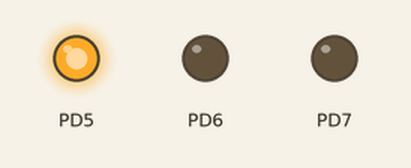
This program was run on a simulated ATmega328P, built with avr-gcc and emulated at 16 MHz. On the bench: output pins drawn as LEDs (lit = HIGH).

Above: at 0.3 s.
At 1.5 s:
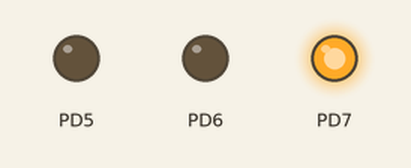
At 3.3 s:
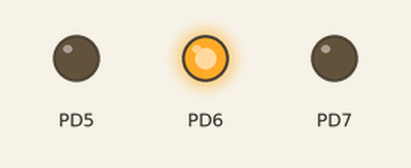
At 4.5 s:
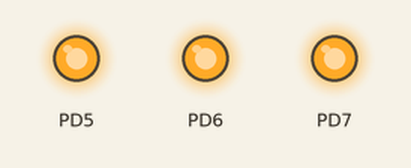
Timing chart, 0 to 5.5 s (numbered marks = the images above):
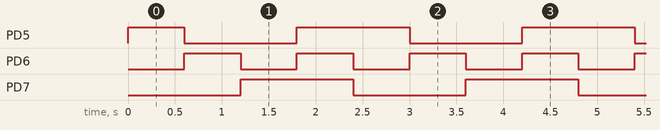

The program:

main.c
```c
#define F_CPU 16000000UL
#include <avr/io.h>
#include <util/delay.h>

// توصيل الأرجل التلاتة على Port D (مع مقاومة 220Ω - 330Ω على كل رجل)
#define PIN_1 PD5
#define PIN_2 PD6
#define PIN_3 PD7

int main(void) {

	DDRD |= (1 << PIN_1) | (1 << PIN_2) | (1 << PIN_3);

	while (1) {
		PORTD |= (1 << PIN_1);
		PORTD &= ~((1 << PIN_2) | (1 << PIN_3));
		_delay_ms(600);

		PORTD |= (1 << PIN_2);
		PORTD &= ~((1 << PIN_1) | (1 << PIN_3));
		_delay_ms(600);

		PORTD |= (1 << PIN_3);
		PORTD &= ~((1 << PIN_1) | (1 << PIN_2));
		_delay_ms(600);

		PORTD |= (1 << PIN_1) | (1 << PIN_2) | (1 << PIN_3);
		_delay_ms(600);
	}
}
```

Measured:
- by itself, PD5: repeats every 2.4 s: LOW 1.2 s, HIGH 1.2 s
- by itself, PD6: alternates HIGH for 0.60 s and LOW for 0.60 s
- by itself, PD7: alternates HIGH for 1.2 s and LOW for 1.2 s
